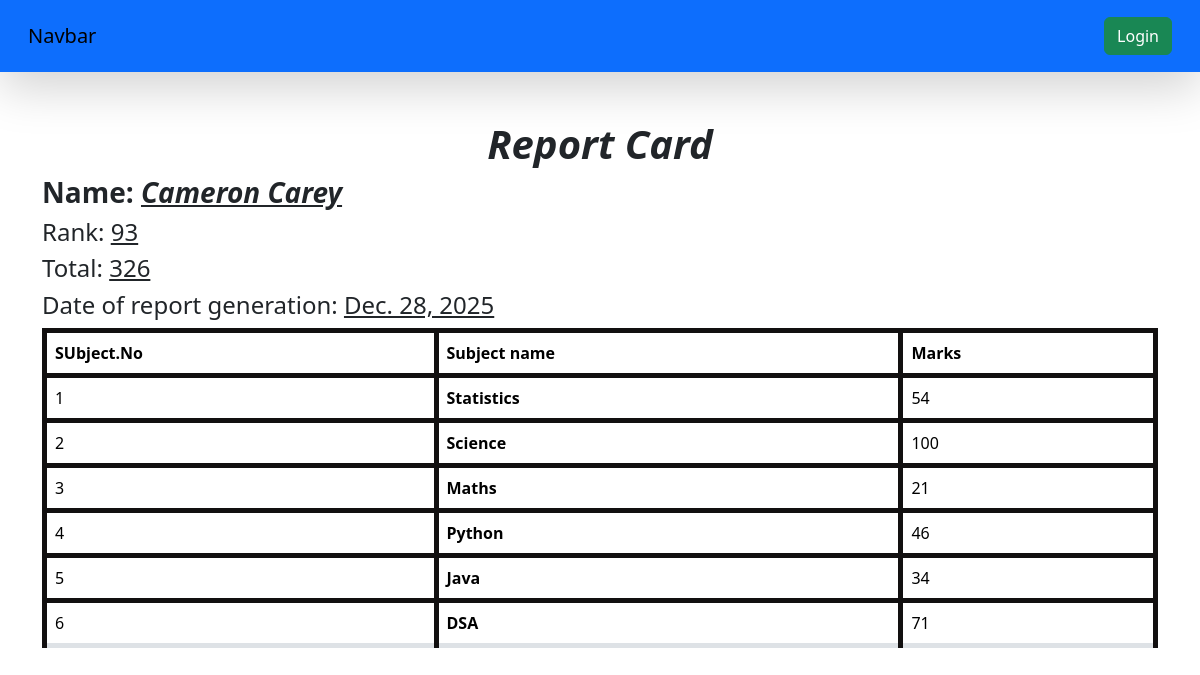
The page /see_marks/Stu45/ on the database its author committed.
### vegetable/models.py (models this page shows, shortened)
class SubjectMarks(models.Model):
    student=models.ForeignKey(Student,related_name="studentmarks",on_delete=models.CASCADE)
    subject=models.ForeignKey(Subject,on_delete=models.CASCADE)
    marks=models.IntegerField()
    class Meta:
        unique_together=['student','subject']

class Student(models.Model):
    department=models.ForeignKey(Department,related_name="depart",on_delete=models.CASCADE)
    student_id=models.OneToOneField(StudentID,related_name="studentid",on_delete=models.SET_NULL,null=True,unique=True)
    name=models.CharField(max_length=100)
    email=models.EmailField(unique=True)
    age=models.IntegerField(default=18)
    address=models.TextField(blank=True,null=True)
    is_deleted=models.BooleanField(default=False)
    objects=StudentsManager()
    admin_objects=models.Manager()
    def __str__(self) -> str:
        return self.name
    class Meta:
        ordering=['name']
        verbose_name="student"

class Reportcard(models.Model):
    student=models.ForeignKey(Student,related_name="studentreportcard",on_delete=models.CASCADE)
    student_rank=models.IntegerField()
    date_of_report_card_generation=models.DateField(auto_now_add=True)
    class Meta:
        unique_together=['student_rank','date_of_report_card_generation']

class Subject(models.Model):
    sub_name=models.CharField(max_length=100)

### vegetable/views.py (the view)
# urls.py: path("see_marks/<student_id>/",see_marks,name="see_marks"),
def see_marks(request,student_id):
    queryset=SubjectMarks.objects.filter(student__student_id__student_id=student_id)
    total_marks=queryset.aggregate(total_marks=Sum('marks'))
    return render(request,'vegetable/report/see_marks.html',{'queryset':queryset,'total_marks':total_marks})

### vegetable/templates/vegetable/report/see_marks.html
{% extends 'home/base.html' %}
{%block start%}
<div class="container mt-5">
<table class='table table-stripped'>
    <div><h1 style="text-align:center"><b><i>Report Card</i></b></h1></div>
    <h3><b>Name: <i><u>{{queryset.first.student}}</u></i></b></h3>
    <h4>Rank: <u>{{queryset.first.student.studentreportcard.first.student_rank}}</u></h4>
    <h4>Total: <u>{{total_marks.total_marks}}</u></h4>
    <h4>Date of report generation: <u>{{queryset.first.student.studentreportcard.first.date_of_report_card_generation}}</u></h4>
    <thead>
        <tr >
            <th scope="col"><b>SUbject.No</b></th>
            <th scope="col"><b>Subject name</b></th>
            <th scope="col"><b>Marks</b></th>
        </tr>
    </thead>
    <tbody>
            {% for i in queryset%}
        <tr>
            <td>{{forloop.counter}}</td>
            <td><b>{{i.subject.sub_name}}</b></td>
            <td>{{i.marks}}</td>
        </tr>
        {%endfor%}
        </tbody>
    </table>
</div>
{%endblock%}

### home/templates/home/base.html (style rules this page uses)
table,th,td { border:5px solid rgba(18, 16, 16, 1); }

### rows shown on the page
SubjectMarks: first.student "Cameron Carey", first.student.studentreportcard.first.student_rank "93", first.student.studentreportcard.first.date_of_report_card_generation "Dec. 28, 2025", subject.sub_name "Statistics", marks "54"
SubjectMarks: subject.sub_name "Science", marks "100"
SubjectMarks: subject.sub_name "Maths", marks "21"
SubjectMarks: subject.sub_name "Python", marks "46"
SubjectMarks: subject.sub_name "Java", marks "34"
SubjectMarks: subject.sub_name "DSA", marks "71"

### other values the page prints
{{ total_marks.total_marks }} "326"
